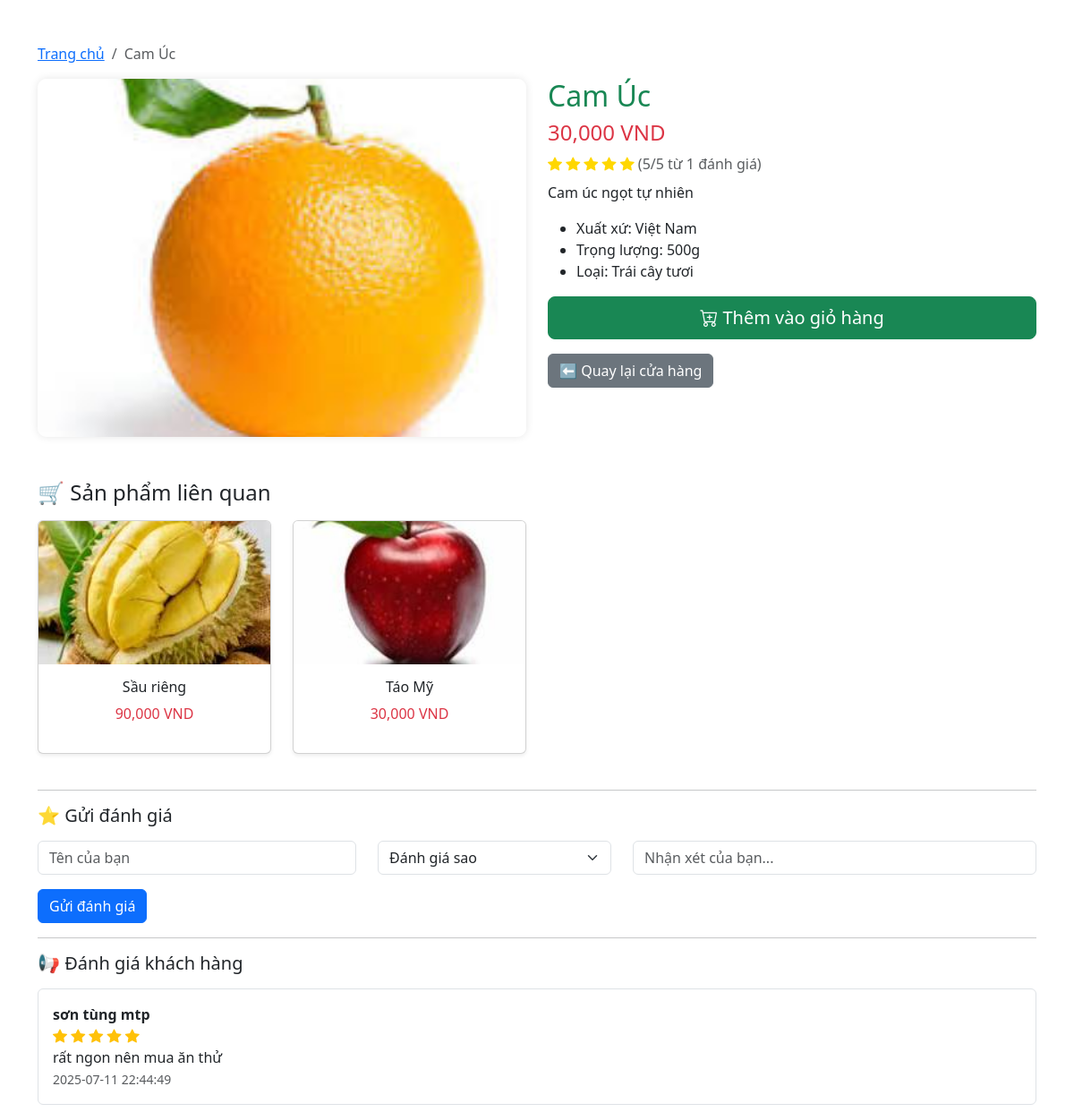
Page /views/product_detail.php?id=2 on the committed database.
### tables this page shows
CREATE TABLE `products` (
  `id` int(11) NOT NULL,
  `name` varchar(100) NOT NULL,
  `price` int(11) NOT NULL,
  `description` text NOT NULL,
  `image` varchar(100) NOT NULL,
  `category` varchar(100) DEFAULT NULL
);

CREATE TABLE `reviews` (
  `id` int(11) NOT NULL,
  `product_id` int(11) DEFAULT NULL,
  `user_name` varchar(100) DEFAULT NULL,
  `rating` int(11) DEFAULT NULL,
  `comment` text DEFAULT NULL,
  `created_at` datetime DEFAULT current_timestamp()
);

### views/product_detail.php (the view, shortened to what this page needs)
<?php
include '../config/config.php';
$product = null;
if (isset($_GET['id'])) {
  $id = $_GET['id'];
  $stmt = $conn->prepare("SELECT * FROM products WHERE id = ?");
  $stmt->execute([$id]);
  $product = $stmt->fetch(PDO::FETCH_ASSOC);
}
$stmt_rating = $conn->prepare("SELECT AVG(rating) as avg_rating, COUNT(*) as total_reviews FROM reviews WHERE product_id = ?");
$stmt_rating->execute([$id]);
$rating_info = $stmt_rating->fetch(PDO::FETCH_ASSOC);
$avg_rating = round($rating_info['avg_rating'], 1);
$total_reviews = $rating_info['total_reviews'];
$category = $product['category'] ?? '';
$stmt_related = $conn->prepare("SELECT * FROM products WHERE id != ? AND category = ? ORDER BY RAND() LIMIT 4");
$stmt_related->execute([$id, $category]);
?>
<!DOCTYPE html>
<html lang="vi">
<head>
  <link href="https://cdn.jsdelivr.net/npm/bootstrap@5.3.2/dist/css/bootstrap.min.css" rel="stylesheet">
  <link rel="stylesheet" href="https://cdn.jsdelivr.net/npm/bootstrap-icons@1.10.5/font/bootstrap-icons.css">
</head>
<body>
<div class="container mt-5">
  <?php if($product): ?>
    <nav aria-label="breadcrumb">
      <ol class="breadcrumb">
        <li class="breadcrumb-item"><a href="index.php">Trang chủ</a></li>
        <li class="breadcrumb-item active"><?= htmlspecialchars($product['name']); ?></li>
      </ol>
    </nav>
    <div class="row mb-5">
      <div class="col-md-6">
        <img src="../assets/images/<?= $product['image']; ?>" alt="<?= $product['name']; ?>" class="product-image">
      </div>
      <div class="col-md-6">
        <h2 class="text-success"><?= $product['name']; ?></h2>
        <h4 class="text-danger"><?= number_format($product['price']); ?> VND</h4>
        <div class="star-rating mb-2">
          <?php for($i=1; $i<=5; $i++): ?>
            <?= $i <= floor($avg_rating) ? '<i class="bi bi-star-fill"></i>' : ($i - $avg_rating < 1 ? '<i class="bi bi-star-half"></i>' : '<i class="bi bi-star"></i>'); ?>
          <?php endfor; ?>
          <span class="text-muted">(<?= $avg_rating ?>/5 từ <?= $total_reviews ?> đánh giá)</span>
        </div>
        <p><?= nl2br($product['description']); ?></p>
        <ul>
          <li>Xuất xứ: Việt Nam</li>
          <li>Trọng lượng: 500g</li>
          <li>Loại: Trái cây tươi</li>
        </ul>
        <form method="post" action="../cart/cart.php" class="d-flex mt-3">
          <button type="submit" name="add_to_cart" class="btn btn-success btn-lg flex-fill">
            <i class="bi bi-cart-plus"></i> Thêm vào giỏ hàng
          </button>
        </form>
        <a href="index.php" class="btn btn-secondary mt-3">⬅ Quay lại cửa hàng</a>
      </div>
    </div>
    <h4 class="mb-3">🛒 Sản phẩm liên quan</h4>
    <div class="row mb-4">
      <?php while($related = $stmt_related->fetch(PDO::FETCH_ASSOC)): ?>
        <div class="col-md-3 col-sm-6 mb-3">
          <div class="card card-related shadow-sm">
            <a href="product_detail.php?id=<?= $related['id']; ?>">
              <img src="../assets/images/<?= $related['image']; ?>" class="card-img-top" alt="<?= $related['name']; ?>">
            </a>
            <div class="card-body text-center">
              <h6><?= $related['name']; ?></h6>
              <p class="text-danger"><?= number_format($related['price']); ?> VND</p>
            </div>
          </div>
        </div>
      <?php endwhile; ?>
    </div>
    <hr>
    <h5 class="mb-3">⭐ Gửi đánh giá</h5>
    <form method="post">
      <div class="row">
        <div class="col-md-4 mb-2">
          <input type="text" name="user_name" class="form-control" placeholder="Tên của bạn" required>
        </div>
        <div class="col-md-3 mb-2">
          <select name="rating" class="form-select" required>
            <option value="">Đánh giá sao</option>
          </select>
        </div>
        <div class="col-md-5 mb-2">
          <input type="text" name="comment" class="form-control" placeholder="Nhận xét của bạn..." required>
        </div>
      </div>
      <button type="submit" name="submit_review" class="btn btn-primary mt-2">Gửi đánh giá</button>
    </form>
    <hr>
    <h5 class="mb-3">📢 Đánh giá khách hàng</h5>
    <?php
    $stmt_reviews = $conn->prepare("SELECT * FROM reviews WHERE product_id = ? ORDER BY created_at DESC");
    $stmt_reviews->execute([$id]);
    while($review = $stmt_reviews->fetch(PDO::FETCH_ASSOC)):
    ?>
      <div class="border p-3 mb-2 rounded">
        <strong><?= htmlspecialchars($review['user_name']); ?></strong>
        <div class="text-warning">
          <?php for($i=1; $i<=5; $i++): ?>
            <?= $i <= $review['rating'] ? '<i class="bi bi-star-fill"></i>' : '<i class="bi bi-star"></i>'; ?>
          <?php endfor; ?>
        </div>
        <p class="mb-0"><?= nl2br(htmlspecialchars($review['comment'])); ?></p>
        <small class="text-muted"><?= $review['created_at']; ?></small>
      </div>
    <?php endwhile; ?>
  <?php else: ?>
    <div class="alert alert-danger">Sản phẩm không tồn tại.</div>
  <?php endif; ?>
</div>
</body>
</html>

### views/product_detail.php (style rules this page uses)
.product-image { border-radius:10px; box-shadow:0 0 10px rgba(0,0,0,0.1); object-fit:cover; width:100%; height: 400px; }
.star-rating i { color: gold; }
.card-related img { height: 160px; object-fit: cover; }

### rows in the picture
products: name "Cam Úc", image (picture), price "30,000", description "Cam úc ngọt tự nhiên"
products: image (picture), name "Sầu riêng", price "90,000"
products: image (picture), name "Táo Mỹ", price "30,000"
reviews: user_name "sơn tùng mtp", rating 5 (drawn), comment "rất ngon nên mua ăn thử", created_at "2025-07-11 22:44:49"

### other values in the picture
$avg_rating "5"
$total_reviews "1"
